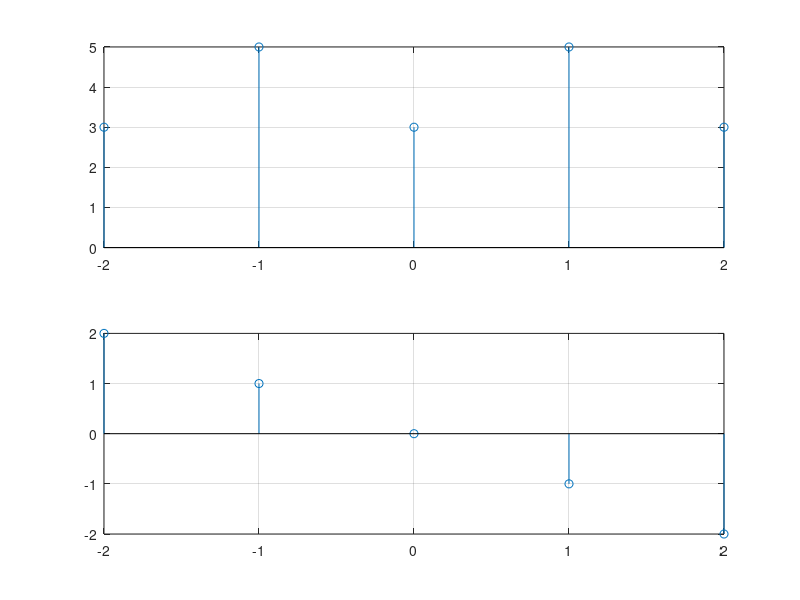

Reproduce this figure in MATLAB.
close all;
clear;
clc;

x1=[-2 -1 0 1 2];
y1=[5 6 3 4 1];

x2=-fliplr(x1);
y2=fliplr(y1);

x=min(min(x1),min(x2)):1:max(max(x1),max(x2));

m1=zeros(1,length(x));
m2=zeros(1,length(x));
temp=1;

for i=1:length(x)
    if(x(i)>=min(x1) && x(i)<=max(x1))
        m1(i)=y1(temp);
        temp=temp+1;
    else
        m1(i)=0;
    end
end

temp=1;
for i=1:length(x)
    if(x(i)>=min(x2) && x(i)<=max(x2))
        m2(i)=y2(temp);
        temp=temp+1;
    else
        m2(i)=0;
    end
end

e=0.5*(m1+m2);
o=0.5*(m1-m2);

subplot(2,1,1);
stem(x,e);
grid on;

subplot(2,1,2);
stem(x,o);
grid on;

